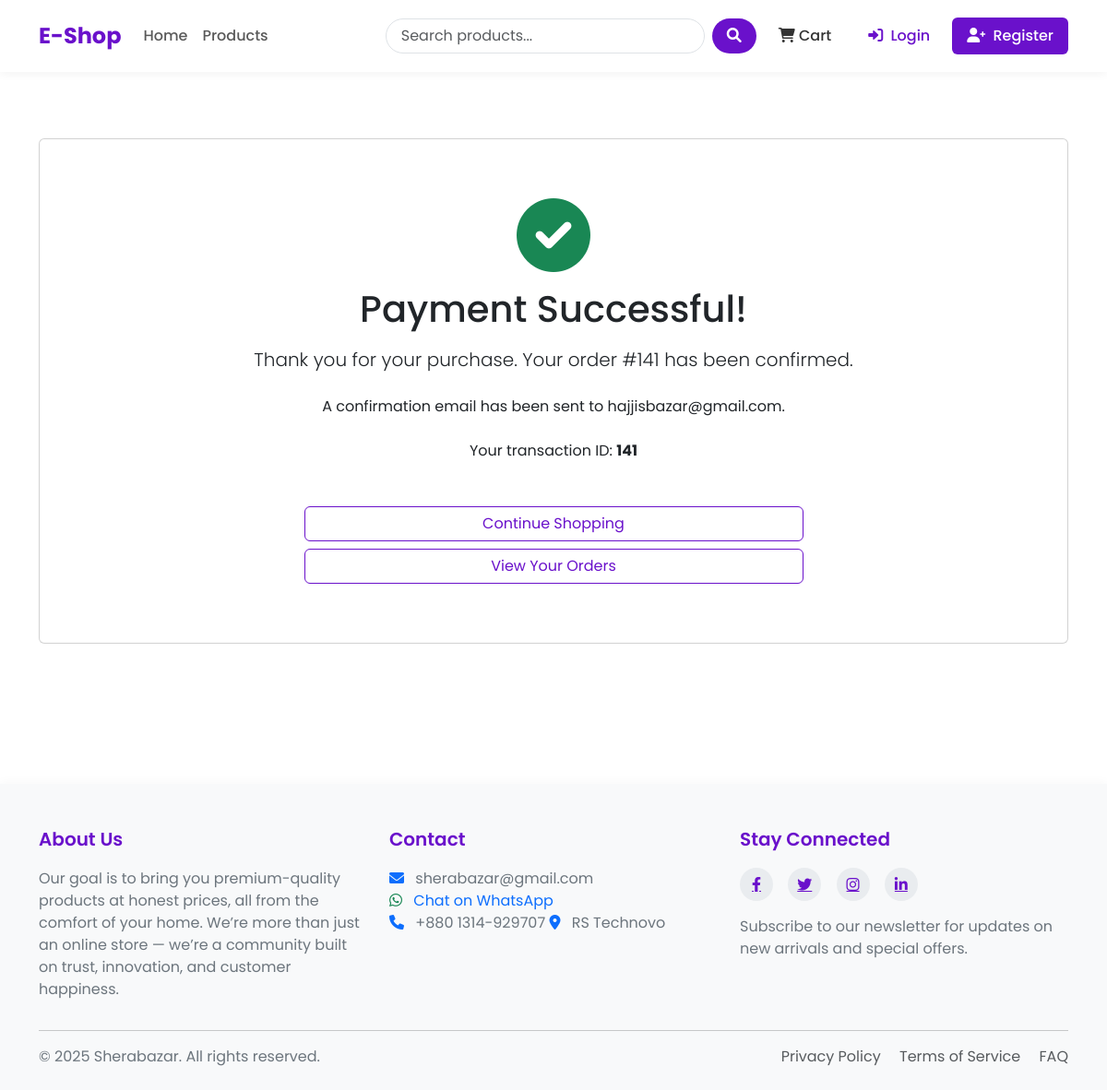
Page /payment/success/141/ on the committed database.
### shop/models.py (models this page shows, shortened)
class Order(models.Model):
    STATUS = [
        ('pending', 'Pending'),
        ('processing', 'Processing'),
        ('shipped', 'Shipped'),
        ('delivered', 'Delivered'),
        ('canceled', 'Canceled'),
    ]
    user = models.ForeignKey(User, on_delete=models.CASCADE, related_name='orders')
    first_name = models.CharField(max_length=100)
    last_name = models.CharField(max_length=100)
    email = models.EmailField()
    address = models.TextField()
    postal_code = models.CharField(max_length=100)
    phone = models.CharField(max_length=12)
    city = models.CharField(max_length=100)
    note = models.TextField()
    paid = models.BooleanField(default=False)
    transaction_id = models.CharField(max_length=100)
    created_at = models.DateTimeField(auto_now_add=True)
    updated_at = models.DateTimeField(auto_now=True)
    status = models.CharField(max_length=10, choices=STATUS)

### shop/views.py (the view, shortened to what this page needs)
@csrf_exempt
def payment_success(request, order_id):
    order = get_object_or_404(Order, id=order_id)
    val_id = request.GET.get("val_id") or request.POST.get("val_id")
    verified = False
    if val_id:
        try:
            verified = verify_sslcommerz_payment(val_id, order.get_total_cost())
        except Exception as e:
            print("Error verifying SSLCommerz payment:", e)
    return render(request, "shop/payment_success.html", {"order": order})

### shop/context_processors.py (called while the page is built)
def cart_items_count(request):
    if request.user.is_authenticated:
        try:
            cart = Cart.objects.get(user=request.user)
            return {'cart_items_count' : cart.get_total_items()}
        except Cart.DoesNotExist:
            {'cart_items_count' : 0}
    return {'cart_items_count' : 0}

### templates/shop/payment_success.html (shortened to what this page needs)
{% extends 'base.html' %}
{% block content %}
<div class="card text-center py-5 my-5">
    <div class="card-body">
        <i class="fas fa-check-circle fa-5x text-success mb-3"></i>
        <h1 class="mb-3">Payment Successful!</h1>
        <p class="lead mb-4">Thank you for your purchase. Your order #{{ order.id }} has been confirmed.</p>
        <p class="mb-4">A confirmation email has been sent to {{ order.email }}.</p>
        <p class="mb-5">Your transaction ID: <strong>{{ order.transaction_id }}</strong></p>
        <div class="d-grid gap-2 col-lg-6 mx-auto">
            <a href="{% url 'product_list' %}" class="btn btn-outline-primary">Continue Shopping</a>
            <a href="{% url 'profile' %}" class="btn btn-outline-primary">View Your Orders</a>
        </div>
    </div>
</div>
{% endblock %}

### templates/base.html (style rules this page uses)
:root { --primary-color: #6a11cb; --primary-dark: #5a0cb8; --primary-light: #7c4ddb; --secondary-color: #2575fc; --text-color: #333333; --text-light: #6c757d; --bg-light: #f8f9fa; --border-radius: 10px; --box-shadow: 0 5px 15px rgba(0, 0, 0, 0.08); }
body { font-family: "Poppins", sans-serif; color: var(--text-color); display: flex; flex-direction: column; min-height: 100vh; }
.btn-outline-primary { border-color: var(--primary-color); color: var(--primary-color); }

### rows in the picture
Order: id "141", email "hajjisbazar@gmail.com", transaction_id "141"
